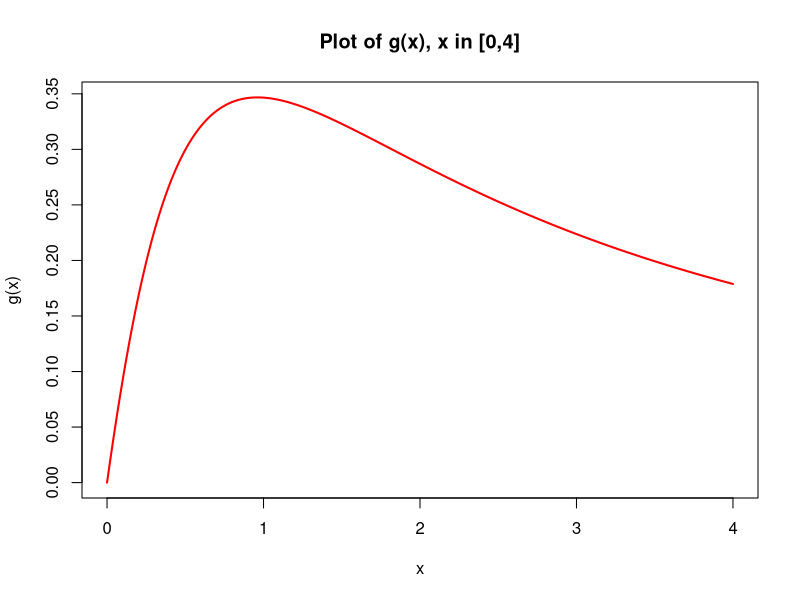
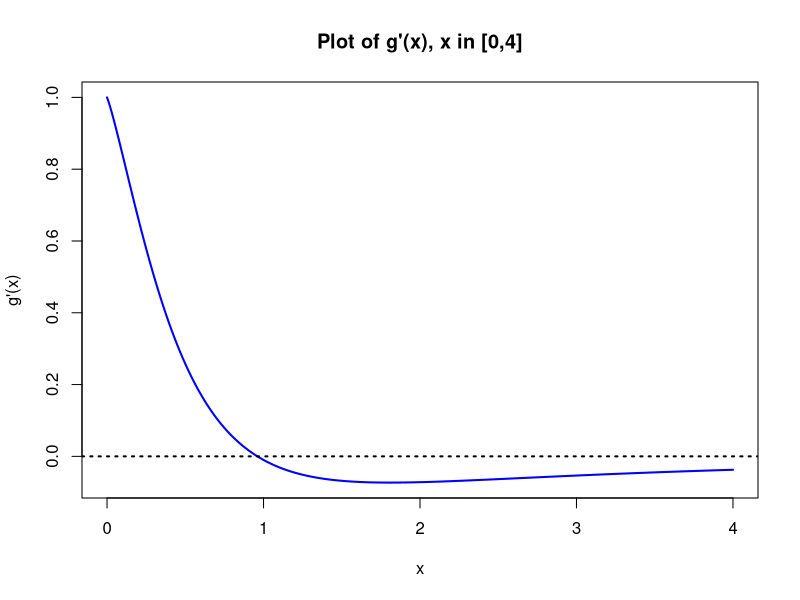
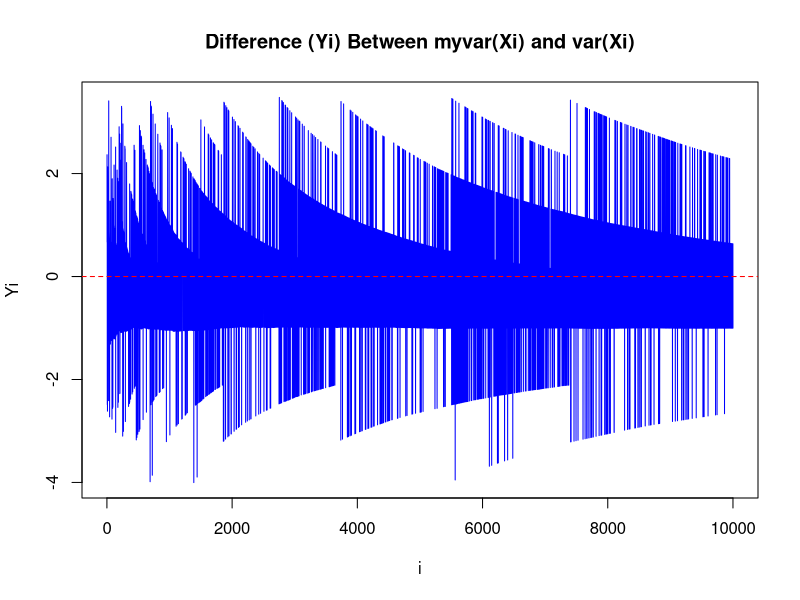

These charts were generated, in order, by the following R code:
## ---- chunk 1
g = function(x){
  gx = log(x + 1) / (x ^ 1.5 + 1)
  return(gx)
}

dg = function(x){
  dux = 1 / (x+1)
  ux = log(x+1)
  dvx = 1.5 * sqrt(x)
  vx = x ^ 1.5 + 1
  dg = (dux*vx - dvx*ux) / (vx ^ 2)
  return(dg)
}

estimate_d2g = function(xt, xt_1){
  return((dg(xt) - dg(xt_1)) / (xt - xt_1))
}

bisection = function(a, b, threshold = 0.001) {
  est_list = vector("list", length(a))
  it_list = vector("list", length(a))
  for (i in seq_along(a)) {
    left = a[i]
    right = b[i]
    iterations = 0
    
    while (abs(left - right) > threshold) {
      mid = (left + right) / 2 
      dg_mid = dg(mid)  
      dg_left = dg(left)  
      dg_right = dg(right) 
      iterations = iterations + 1
      
      
      if (dg_left * dg_mid <= 0) {
        right = mid  
      } else if (dg_right * dg_mid < 0) {
        left = mid  
      }
      else{
        answer = 'Not Found'
        break
      }
      
      
      if (abs(left - right) <= threshold) {
        answer = round((left + right) / 2, 5)
        break
      }
    }
    
    est_list[[i]] = answer
    it_list[[i]] = iterations
  }
  
  return(c(unlist(est_list), unlist(it_list))) 
}


secant = function(start, threshold) {
  
  xt1_list = vector("list", length(start))
  it_list = vector("list", length(start))
  for (x0 in start) {
    xt = x0
    xt_1 = x0 - 0.1
    iterations = 0
    while (TRUE) {
      d2g = tryCatch({
        estimate_d2g(xt, xt_1)
      }, warning = function(w) {
        cat("When xt =",xt,"xt-1 =",xt_1,", the second order derivative is Nan.\n")
        return(1) 
      })
      
      if (is.nan(d2g) || d2g == 0) {
        xt = 'Not Found'
        break
      }
      

      if(d2g == 1){
        xt = 'Not Found'
        break
      }
      xt1 = xt - dg(xt) / d2g
      
      if (abs(xt1 - xt) < threshold) {
        break
      }
      xt_1 = xt
      xt = xt1
      iterations = iterations + 1
    }
    if (is.numeric(xt)) {
      xt1_list[[which(start == x0)]] = round(xt, 5)
    } else {
      xt1_list[[which(start == x0)]] = xt
    }
    it_list[[which(start == x0)]] = iterations
  }
  return(c(unlist(xt1_list), unlist(it_list)))
}
## ---- chunk 2
x = seq(from = 0, to = 4, by = 0.01)
gx = g(x)
plot(x=x, y=gx, type="l", col = "red",lwd = 2, ylab = "g(x)", main = "Plot of g(x), x in [0,4]")
# points(x=est_secant, y=g(est_secant))
## ---- chunk 3
plot(x=x, y=dg(x), type = "l", col = "blue",lwd =2, ylab = "g'(x)",main = "Plot of g'(x), x in [0,4]")
abline(a = 0, b = 0, lwd = 2, lty = 3) 
# points(x=est_secant, y=dg(est_secant))
## ---- chunk 4
a = 0.8
b = 1.0
threshold = 0.001
cat("User input: \n a: ", a, "\n b: ",b, "\n Criterion: ", threshold)
b_op = bisection(a, b, threshold)
cat("\nThe estimated maximum point using bisection method is:", b_op[1])
## ---- chunk 5
start = 0.8
cat("User input: \n start: ", start, "\n Criterion: ", threshold)
s_op = secant(start, threshold)
cat("\nThe estimated maximum point using secant method is:", s_op[1])
## ---- chunk 6
a_vec <- seq(from = 0.5, to = 1.0, by = 0.1)
b_vec <- seq(from = 0.9, to = 1.4, by = 0.1)
start_vec <- seq(from = 0.5, to = 2, by = 0.1)
threshold <- 0.001

# Apply the bisection method
bisection_results <- bisection(a = a_vec, b = b_vec, threshold = threshold)

# Create a data frame for bisection results
bisection_df <- data.frame(
  a = a_vec,
  b = b_vec,
  Estimated_Maximum = bisection_results[1:6],
  Iterations_Times = bisection_results[-6:-1]
)

# Display the bisection results table
knitr::kable(bisection_df, caption = "Bisection Method Results")

# Apply the secant method
secant_results <- secant(start = start_vec, threshold = threshold)

# Create a data frame for secant results
secant_df <- data.frame(
  Starting_Point = start_vec,
  Estimated_Maximum = secant_results[1:16],
  Iterations_Times = secant_results[-16:-1]
)

# Display the secant results table
knitr::kable(secant_df, caption = "Secant Method Results")
## ---- chunk 7
myvar = function(data) {
  n = length(data)
  sq_sum = sum(data^2)
  sum_sq = sum(data)^2
  var = (1/(n-1))*(sq_sum - (sum_sq/n))
  return(var)
}

n= 10000
data = rnorm(n, mean = 10**8, sd = 1)

Y = numeric(10000) 

for (i in 2:10000) {
  custom_var = myvar(data[1:i])
  actual_var = var(data[1:i])
  diff = custom_var - actual_var
  Y[i] = diff
}

plot(2:n, Y[2:n], type = "l", col = "blue", xlab = "i", ylab = "Yi",
     main = "Difference (Yi) Between myvar(Xi) and var(Xi)")
abline(h = 0, col = "red", lty = 2)

